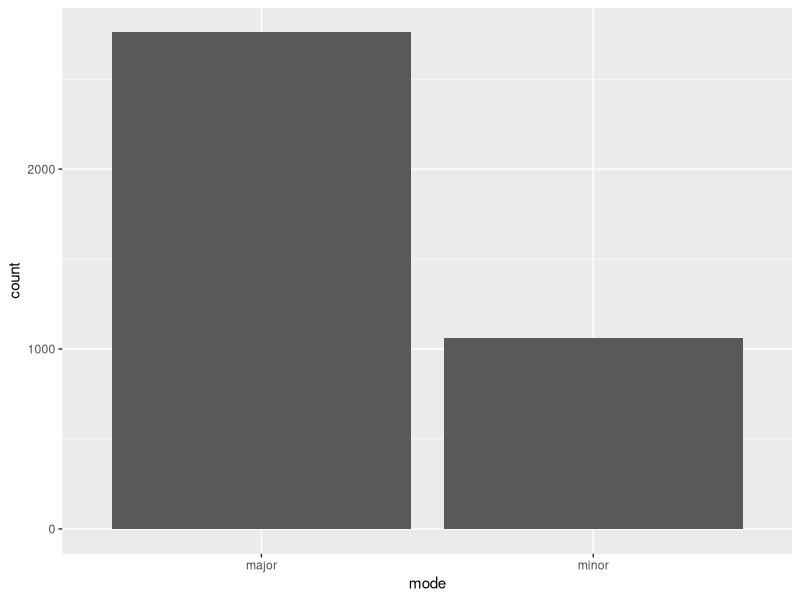
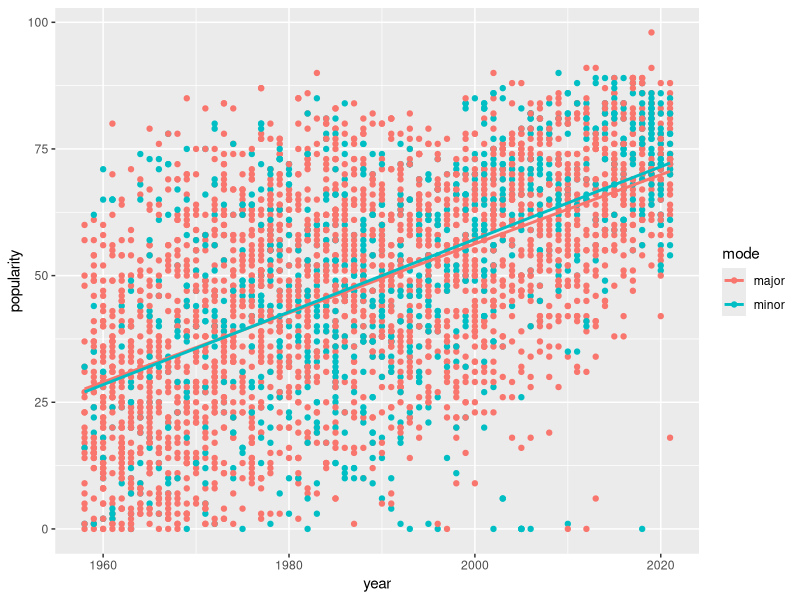
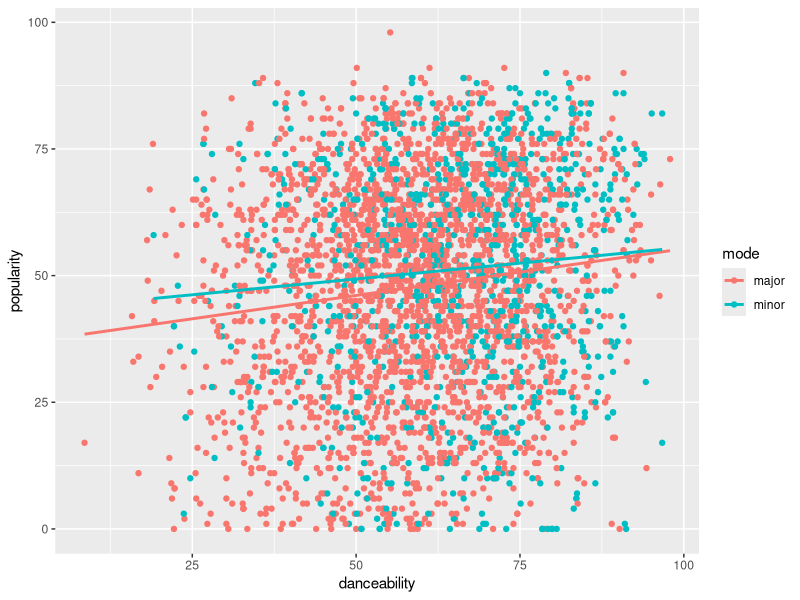
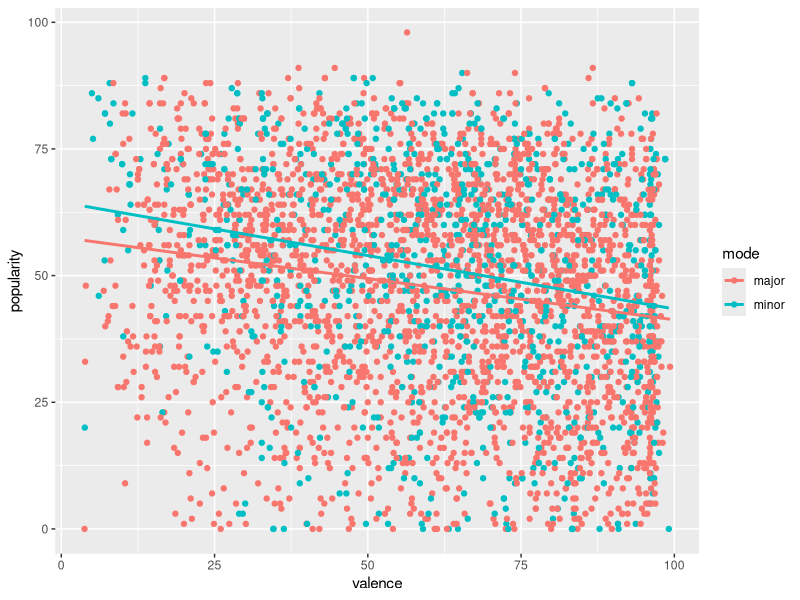
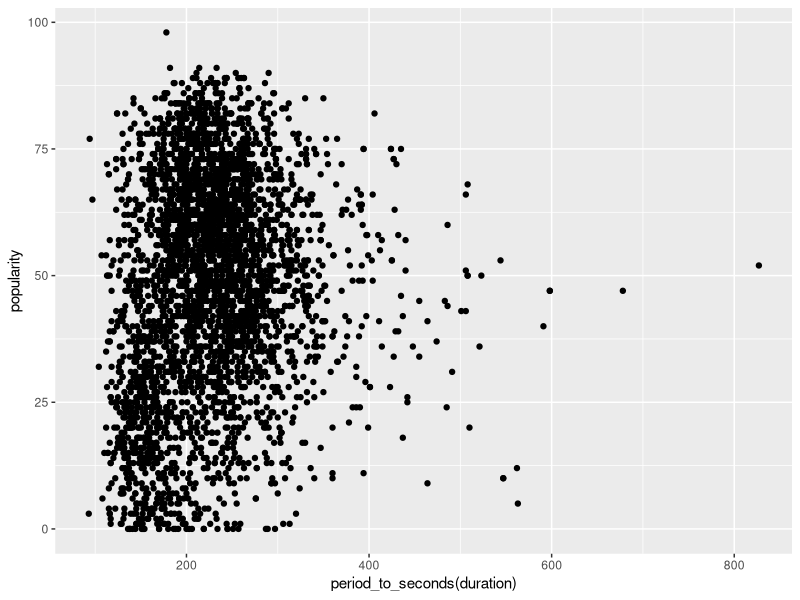
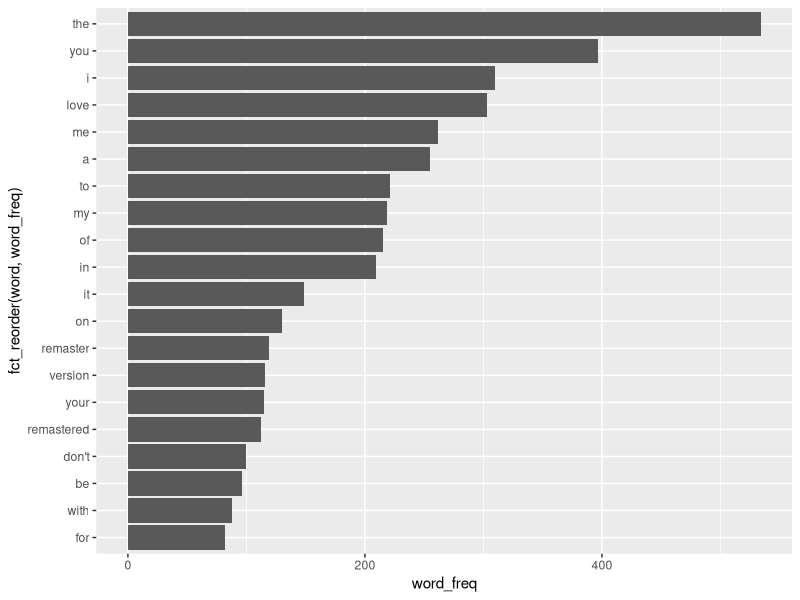
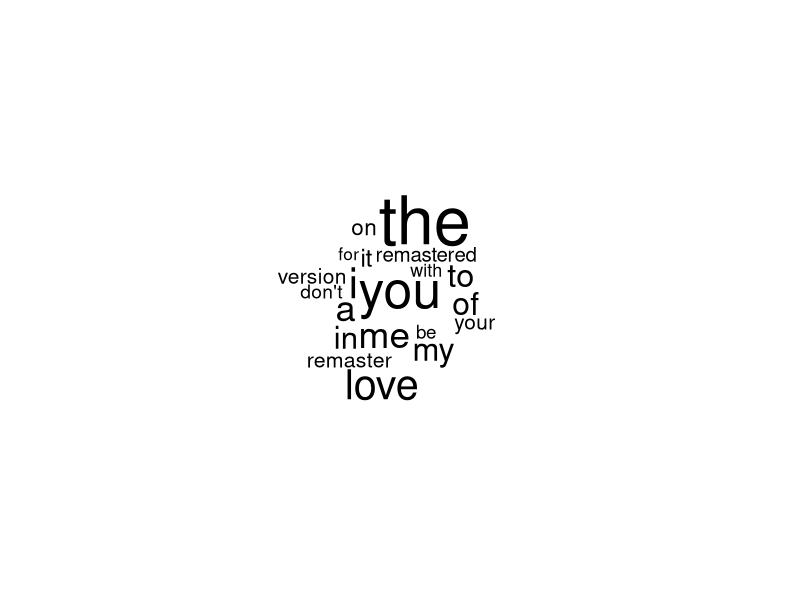
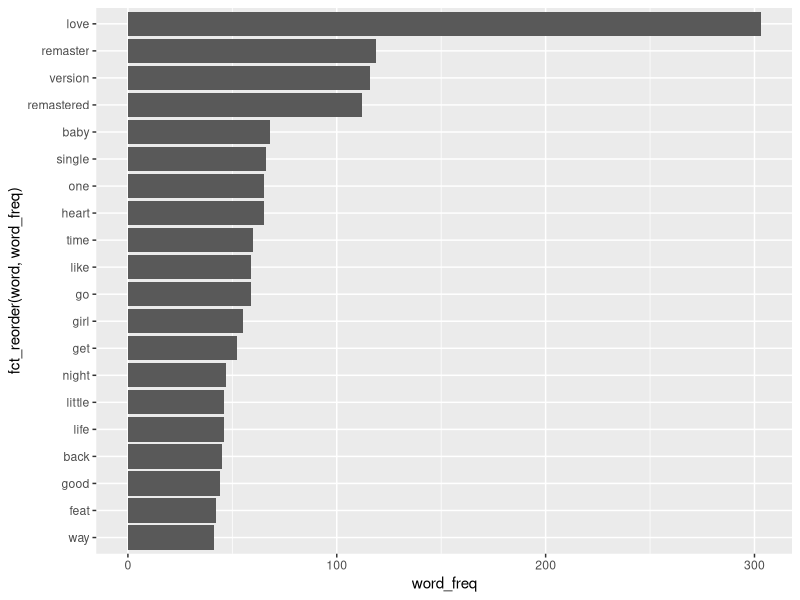

Reproduce these figures in R, in order.
## ---- chunk 1
library(tidyverse)
library(lubridate)
library(tidytext)
library(wordcloud)
library(tm)
library(gridExtra)
## ---- chunk 2
setwd("/Users/bulldf/University of Toronto/JSC370_project/midterm_project")
## ---- chunk 3
tracks <- read.csv("../data/tracks.csv")
track_artists <- read.csv("../data/track_artists.csv")
artists <- read.csv("../data/artists.csv")

head(tracks)
head(track_artists)
head(artists)
dim(tracks)
dim(track_artists)
dim(artists)
## ---- chunk 4
tracks <- tracks |>
  mutate(
    acousticness = acousticness * 100,
    danceability = danceability * 100,
    energy = energy * 100,
    instrumentalness = instrumentalness * 100,
    liveness = liveness * 100,
    mode = ifelse(mode == "Mode.MAJOR", "major", "minor"),
    speechiness = speechiness * 100,
    valence = valence * 100,
    duration = as.period(seconds_to_period(round(duration_ms / 1000)))
  ) |>
  select(-duration_ms)
head(tracks)
## ---- chunk 5
tracks |>
  ggplot(aes(x = mode)) +
  geom_bar()
## ---- chunk 6
tracks |>
  ggplot(aes(x = year, y = popularity, color = mode)) +
  geom_point() +
  geom_smooth(method = lm, se = FALSE)
## ---- chunk 7
tracks |>
  ggplot(aes(y = popularity, x = danceability, color = mode)) +
  geom_point() +
  geom_smooth(method = lm, se = FALSE)

tracks |>
  ggplot(aes(y = popularity, x = valence, color = mode)) +
  geom_point() +
  geom_smooth(method = lm, se = FALSE)
## ---- chunk 8
tracks |>
  ggplot(aes(x = period_to_seconds(duration), y = popularity)) +
  geom_point()
## ---- chunk 9
tracks_tokenized <- tracks |>
  unnest_tokens(word, name)
head(tracks_tokenized)

tracks_tokenized_top_20 <- tracks_tokenized |>
  group_by(word) |>
  summarize(word_freq = n()) |>
  arrange(desc(word_freq)) |>
  head(20)

tracks_tokenized_top_20 |>
  ggplot(aes(x = fct_reorder(word, word_freq), y = word_freq)) +
  geom_col() +
  coord_flip()

wordcloud(tracks_tokenized_top_20$word, tracks_tokenized_top_20$word_freq)

no_stopwords <- tracks_tokenized |>
  filter(!(word %in% stopwords("english"))) |>
  filter(!grepl("[[:digit:]]+", word))

no_stopwords_top_20 <- no_stopwords |>
  group_by(word) |>
  summarize(word_freq = n()) |>
  arrange(desc(word_freq)) |>
  head(20)

no_stopwords_top_20 |>
  ggplot(aes(x = fct_reorder(word, word_freq), y = word_freq)) +
  geom_col() +
  coord_flip()

wordcloud(no_stopwords_top_20$word, no_stopwords_top_20$word_freq)
## ---- chunk 10
tracks_with_artists <- merge(
  x = track_artists,
  y = artists,
  by.x = "artist_id",
  by.y = "id",
  all.x = TRUE,
  all.y = FALSE
) |>
  rename(artist_name = name)
head(tracks_with_artists)
dim(tracks_with_artists)

tracks_with_artists |>
  group_by(artist_name) |>
  summarize(artist_freq = n()) |>
  arrange(desc(artist_freq)) |>
  head(20) |>
  ggplot(aes(x = fct_reorder(artist_name, artist_freq), y = artist_freq)) +
  geom_col() +
  coord_flip()
